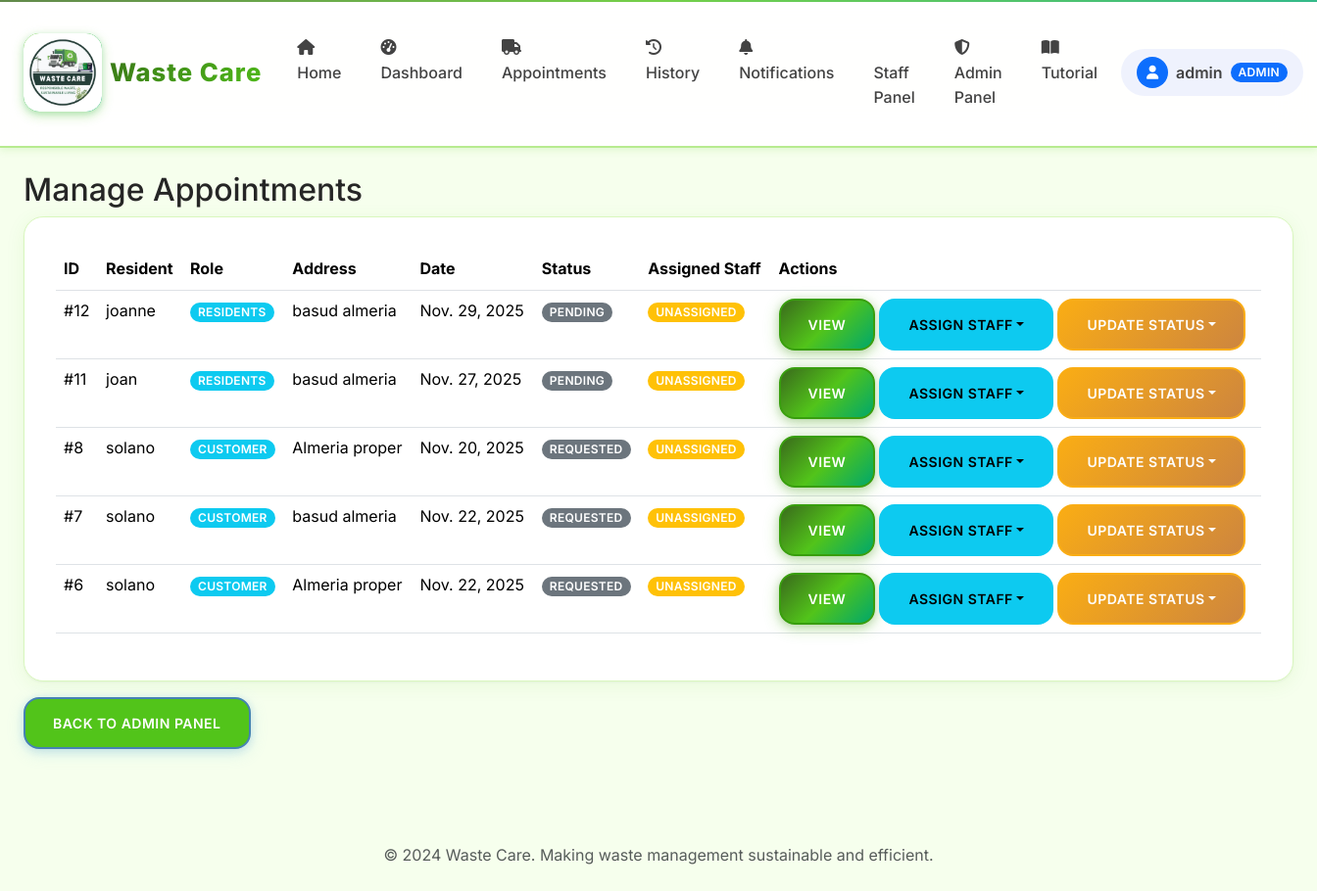
Before: /admin-panel/appointments/ (signed in) with the older database file.
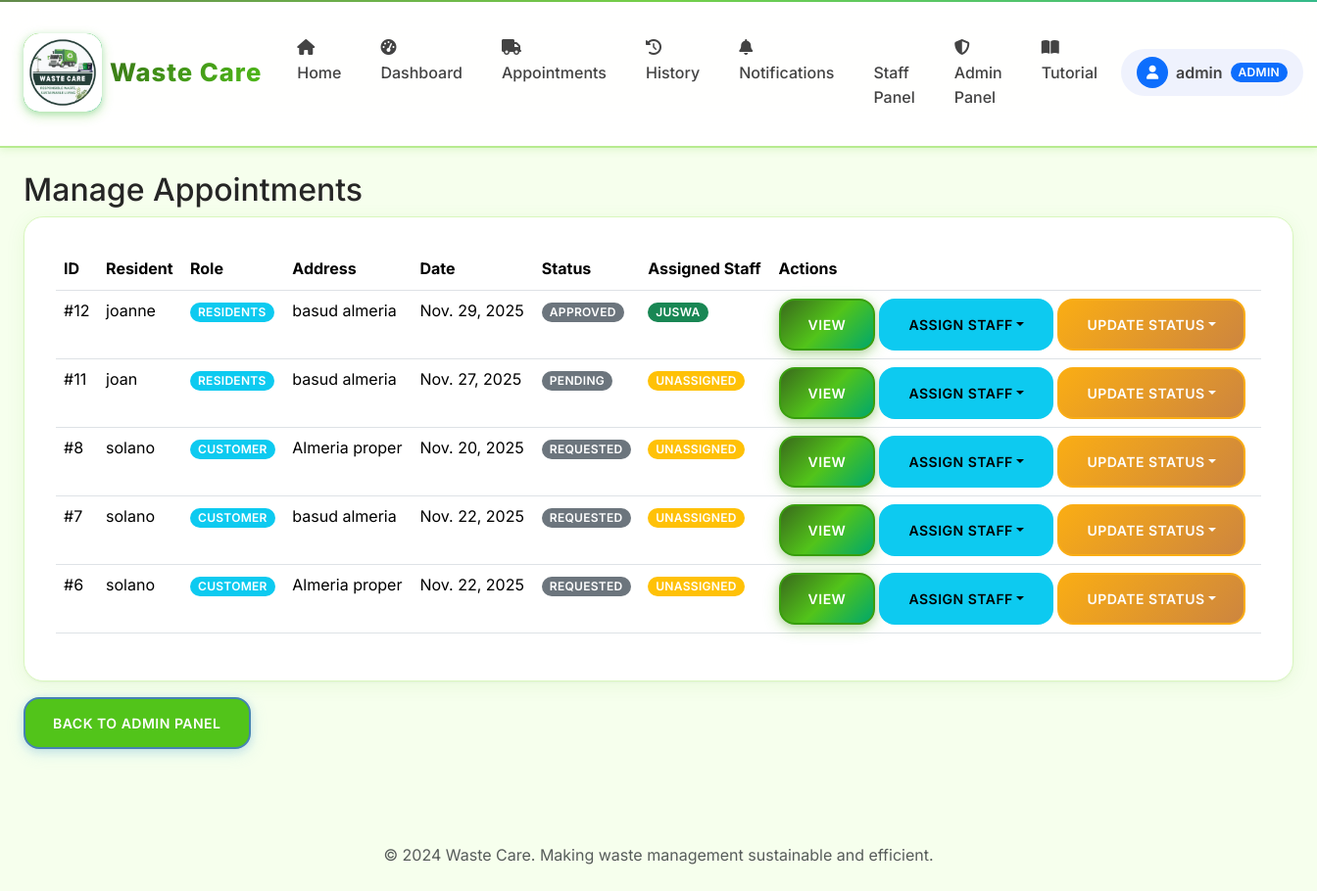
After: the same page with the newer database file.
### core/models.py (models this page shows, shortened)
class Appointment(models.Model):
    STATUS_CHOICES = [
        ("pending", "Pending"),
        ("approved", "Approved"),
        ("in_progress", "In Progress"),
        ("completed", "Completed"),
        ("cancelled", "Cancelled"),
    ]
    WASTE_TYPE_CHOICES = [
        ("general", "General Waste"),
        ("recyclable", "Recyclable"),
        ("organic", "Organic/Compost"),
        ("hazardous", "Hazardous Waste"),
        ("bulk", "Bulk Items"),
    ]
    PRIORITY_CHOICES = [
        ("low", "Low Priority"),
        ("normal", "Normal"),
        ("high", "High Priority"),
        ("urgent", "Urgent"),
    ]
    DAY_CHOICES = [
        ("monday", "Monday"),
        ("tuesday", "Tuesday"),
        ("wednesday", "Wednesday"),
        ("thursday", "Thursday"),
        ("friday", "Friday"),
        ("saturday", "Saturday"),
        ("sunday", "Sunday"),
    ]
    customer = models.ForeignKey(User, on_delete=models.CASCADE, related_name="appointments")
    pickup_day = models.CharField(max_length=10, choices=DAY_CHOICES, default="monday", help_text="Preferred day of the week for pickup")
    address = models.CharField(max_length=255)
    latitude = models.DecimalField(max_digits=9, decimal_places=6, null=True, blank=True, help_text="Latitude coordinate")
    longitude = models.DecimalField(max_digits=9, decimal_places=6, null=True, blank=True, help_text="Longitude coordinate")
    preferred_date = models.DateField()
    preferred_time = models.TimeField()
    waste_type = models.CharField(max_length=20, choices=WASTE_TYPE_CHOICES, default="general")
    estimated_weight = models.DecimalField(max_digits=6, decimal_places=2, null=True, blank=True, help_text="Weight in kg")
    priority = models.CharField(max_length=10, choices=PRIORITY_CHOICES, default="normal")
    notes = models.TextField(blank=True)
    special_instructions = models.TextField(blank=True, help_text="Special handling requirements")
    status = models.CharField(max_length=20, choices=STATUS_CHOICES, default="pending")
    created_at = models.DateTimeField(auto_now_add=True)
    updated_at = models.DateTimeField(auto_now=True)
    handled_by = models.ForeignKey(
        User, on_delete=models.SET_NULL, null=True, blank=True, related_name="handled_appointments"
    )
    scheduled_datetime = models.DateTimeField(null=True, blank=True)
    completion_datetime = models.DateTimeField(null=True, blank=True)
    actual_weight = models.DecimalField(max_digits=6, decimal_places=2, null=True, blank=True)
    class Meta:
        ordering = ['-created_at']
        indexes = [
            models.Index(fields=['status', 'preferred_date']),
            models.Index(fields=['customer', 'status']),
        ]

class User(AbstractUser):
    ROLE_CHOICES = [
        ("residents", "Residents"),
        ("staff", "Staff"),
        ("admin", "Admin"),
    ]
    role = models.CharField(max_length=20, choices=ROLE_CHOICES, default="residents")

### core/views.py (the view)
# urls.py: path("admin-panel/appointments/", views.manage_appointments, name="manage_appointments"),
@login_required
@user_passes_test(lambda u: u.role == 'admin' or u.is_superuser)
def manage_appointments(request):
    appointments = Appointment.objects.select_related('customer', 'handled_by').order_by('-created_at')
    staff_members = User.objects.filter(role='staff').order_by('username')
    return render(request, "core/manage_appointments.html", {
        'appointments': appointments,
        'staff_members': staff_members
    })

### core/context_processors.py (called while the page is built)
def navbar_context(request):
    context = {
        'MAPTILER_API_KEY': settings.MAPTILER_API_KEY,
    }
    if request.user.is_authenticated:
        context['unread_notifications'] = Notification.objects.filter(
            user=request.user,
            is_read=False
        ).count()
    else:
        context['unread_notifications'] = 0
    return context

### core/templates/core/manage_appointments.html (shortened to what this page needs)
{% extends "base.html" %}
{% block content %}
<h2>Manage Appointments</h2>
<div class="card">
  <div class="card-body">
    <table class="table">
      <thead>
        <tr>
          <th>ID</th>
          <th>Resident</th>
          <th>Role</th>
          <th>Address</th>
          <th>Date</th>
          <th>Status</th>
          <th>Assigned Staff</th>
          <th>Actions</th>
        </tr>
      </thead>
      <tbody>
        {% for appt in appointments %}
        <tr>
          <td>#{{ appt.id }}</td>
          <td>{{ appt.customer.username }}</td>
          <td><span class="badge bg-info">{{ appt.customer.get_role_display }}</span></td>
          <td>{{ appt.address|truncatechars:30 }}</td>
          <td>{{ appt.preferred_date }}</td>
          <td><span class="badge bg-secondary">{{ appt.get_status_display }}</span></td>
          <td>
            {% if appt.handled_by %}
              <span class="badge bg-success">{{ appt.handled_by.username }}</span>
            {% else %}
              <span class="badge bg-warning">Unassigned</span>
            {% endif %}
          </td>
          <td>
            <div class="d-flex gap-1 flex-wrap">
              <a href="{% url 'core:pickup_detail' appt.pk %}" class="btn btn-sm btn-primary">View</a>
              <div class="dropdown">
                <button class="btn btn-sm btn-info dropdown-toggle" type="button" data-bs-toggle="dropdown">
                  Assign Staff
                </button>
              </div>
              <div class="dropdown">
                <button class="btn btn-sm btn-warning dropdown-toggle" type="button" data-bs-toggle="dropdown">
                  Update Status
                </button>
              </div>
            </div>
          </td>
        </tr>
        {% endfor %}
      </tbody>
    </table>
  </div>
</div>
<a href="{% url 'core:admin_panel' %}" class="btn btn-secondary mt-3">Back to Admin Panel</a>
{% endblock %}

Changed rows visible on the page:
changed Appointment "joanne": status "PENDING" → "APPROVED"; handled_by.username (not shown) → "JUSWA"; no longer shows "UNASSIGNED"
